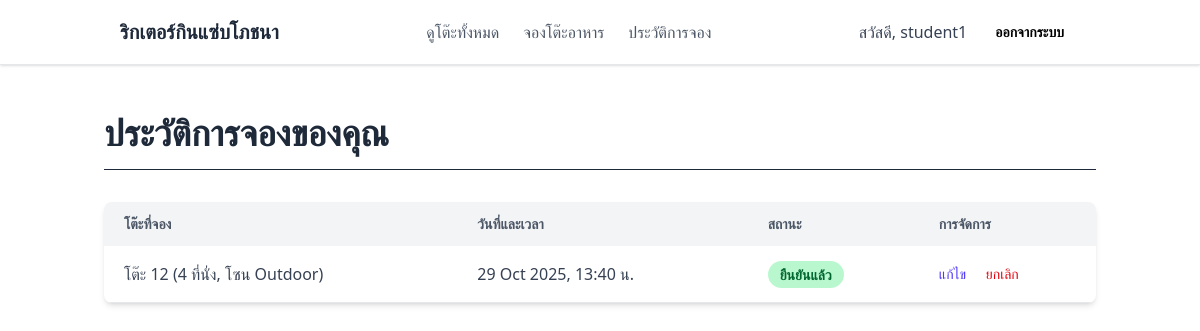
/manage/services/booking/history/ (signed in), run on an earlier commit of the app's database.
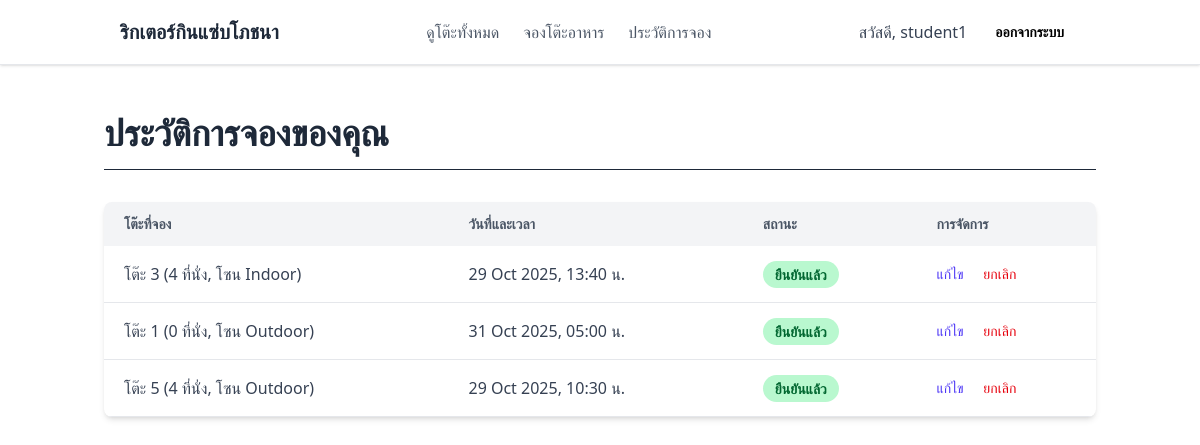
And on a later commit of the database.
### services/models.py (models this page shows, shortened)
class Booking(models.Model):
    STATUS_CHOICES = (
        ('confirmed', 'Confirmed'),
        ('cancelled', 'Cancelled'),
    )
    user = models.ForeignKey(CustomUser, on_delete=models.CASCADE)
    table = models.ForeignKey(Table, on_delete=models.CASCADE)
    booking_datetime = models.DateTimeField()
    status = models.CharField(max_length=10, choices=STATUS_CHOICES, default='confirmed')
    notes = models.TextField(blank=True, null=True)
    class Meta:
        unique_together = ('table', 'booking_datetime')
    def can_be_modified(self):
        return timezone.now() < self.booking_datetime - timedelta(hours=2)

class Table(models.Model):
    table_number = models.CharField(max_length=50, unique=True)
    capacity = models.PositiveIntegerField(help_text="จำนวนที่นั่ง")
    is_outdoor = models.BooleanField(default=False, help_text="ติ๊กถ้าเป็นโต๊ะโซน Outdoor")
    description = models.TextField(blank=True, null=True, help_text="รายละเอียดเพิ่มเติม เช่น 'โต๊ะริมหน้าต่าง'")
    image = models.ImageField(
        upload_to='table_images/',
        blank=True,
        null=True,
        help_text="รูปภาพโต๊ะ"
    )
    def __str__(self):
        zone = "Outdoor" if self.is_outdoor else "Indoor"
        return f"โต๊ะ {self.table_number} ({self.capacity} ที่นั่ง, โซน {zone})"

### services/views.py (the view)
# urls.py: path('booking/history/', BookingHistoryView.as_view(), name='booking_history'),
class BookingHistoryView(LoginRequiredMixin, ListView):
    model = Booking
    template_name = 'services/booking_history.html'
    context_object_name = 'bookings'
    ordering = ['-booking_datetime']
    def get_queryset(self):
        return Booking.objects.filter(user=self.request.user)

### templates/services/booking_history.html (shortened to what this page needs)
{% extends 'base.html' %}
{% block content %}
<div class="container mx-auto px-4 py-12">
    <h1 class="text-4xl font-bold text-gray-800 mb-8 border-b pb-4">
        ประวัติการจองของคุณ
    </h1>
    {% if bookings %}
        <div class="bg-white shadow-md rounded-lg overflow-hidden">
            <table class="min-w-full leading-normal">
                <thead>
                    <tr class="bg-gray-100 text-left text-gray-600 uppercase text-sm">
                        <th class="py-3 px-5">โต๊ะที่จอง</th>
                        <th class="py-3 px-5">วันที่และเวลา</th>
                        <th class="py-3 px-5">สถานะ</th>
                        <th class="py-3 px-5">การจัดการ</th>
                    </tr>
                </thead>
                <tbody class="text-gray-700">
                    {% for booking in bookings %}
                    <tr class="border-b border-gray-200 hover:bg-gray-50">
                        <td class="py-4 px-5">{{ booking.table }}</td>
                        <td class="py-4 px-5">{{ booking.booking_datetime|date:"d M Y, H:i" }} น.</td>
                        <td class="py-4 px-5">
                            {% if booking.status == 'confirmed' %}
                                <span class="px-3 py-1 text-sm font-semibold text-green-800 bg-green-200 rounded-full">ยืนยันแล้ว</span>
                            {% else %}
                                <span class="px-3 py-1 text-sm font-semibold text-red-800 bg-red-200 rounded-full">ยกเลิกแล้ว</span>
                            {% endif %}
                        </td>
                        <td class="py-4 px-5 text-sm font-medium">
                            {% if booking.status == 'confirmed' and booking.can_be_modified %}
                                <a href="{% url 'booking_update' booking.pk %}" class="text-indigo-600 hover:text-indigo-900">แก้ไข</a>
                                <a href="{% url 'booking_cancel' booking.pk %}" class="text-red-600 hover:text-red-900 ml-4">ยกเลิก</a>
                            {% else %}
                                -
                            {% endif %}
                        </td>
                    </tr>
                    {% endfor %}
                </tbody>
            </table>
        </div>
    {% endif %}
</div>
{% endblock %}

What changed in the data, as far as the page shows it:
changed through a linked row, Booking: table "โต๊ะ 12 (4 ที่นั่ง, โซน Outdoor)" → "โต๊ะ 3 (4 ที่นั่ง, โซน Indoor)"
added Booking: table "โต๊ะ 1 (0 ที่นั่ง, โซน Outdoor)", booking_datetime "31 Oct 2025, 05:00", status "ยืนยันแล้ว"
added Booking: table "โต๊ะ 5 (4 ที่นั่ง, โซน Outdoor)", booking_datetime "29 Oct 2025, 10:30", status "ยืนยันแล้ว"
